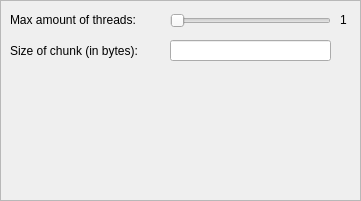
<?xml version="1.0" encoding="UTF-8"?>
<ui version="4.0">
 <class>Form</class>
 <widget class="QWidget" name="Form">
  <property name="geometry">
   <rect>
    <x>0</x>
    <y>0</y>
    <width>361</width>
    <height>201</height>
   </rect>
  </property>
  <property name="windowTitle">
   <string>Form</string>
  </property>
  <widget class="QFrame" name="frame">
   <property name="geometry">
    <rect>
     <x>0</x>
     <y>0</y>
     <width>361</width>
     <height>201</height>
    </rect>
   </property>
   <property name="frameShape">
    <enum>QFrame::StyledPanel</enum>
   </property>
   <property name="frameShadow">
    <enum>QFrame::Raised</enum>
   </property>
   <widget class="QLabel" name="label">
    <property name="enabled">
     <bool>true</bool>
    </property>
    <property name="geometry">
     <rect>
      <x>10</x>
      <y>10</y>
      <width>141</width>
      <height>20</height>
     </rect>
    </property>
    <property name="text">
     <string>Max amount of threads:</string>
    </property>
   </widget>
   <widget class="QLabel" name="label_2">
    <property name="geometry">
     <rect>
      <x>10</x>
      <y>40</y>
      <width>141</width>
      <height>21</height>
     </rect>
    </property>
    <property name="text">
     <string>Size of chunk (in bytes): </string>
    </property>
   </widget>
   <widget class="QSlider" name="horizontalSlider">
    <property name="geometry">
     <rect>
      <x>170</x>
      <y>10</y>
      <width>161</width>
      <height>21</height>
     </rect>
    </property>
    <property name="minimum">
     <number>1</number>
    </property>
    <property name="maximum">
     <number>10</number>
    </property>
    <property name="value">
     <number>1</number>
    </property>
    <property name="orientation">
     <enum>Qt::Horizontal</enum>
    </property>
   </widget>
   <widget class="QLineEdit" name="lineEdit">
    <property name="geometry">
     <rect>
      <x>170</x>
      <y>40</y>
      <width>161</width>
      <height>21</height>
     </rect>
    </property>
   </widget>
   <widget class="QLabel" name="label_4">
    <property name="geometry">
     <rect>
      <x>340</x>
      <y>10</y>
      <width>16</width>
      <height>20</height>
     </rect>
    </property>
    <property name="text">
     <string>1</string>
    </property>
   </widget>
  </widget>
 </widget>
 <resources/>
 <connections/>
</ui>
